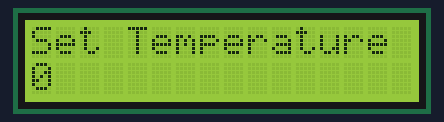
This sketch was run on a simulated Arduino Uno, built with avr-gcc and run on an emulated ATmega328P. On the bench: 16×2 character LCD.

Above: at 0.6 s.
At 4.6 s:
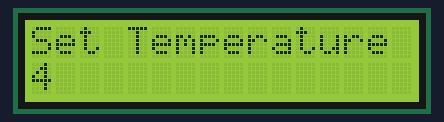
At 9.7 s:
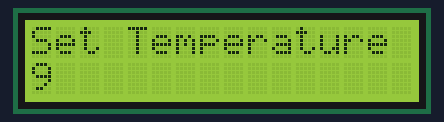
At 19.7 s:
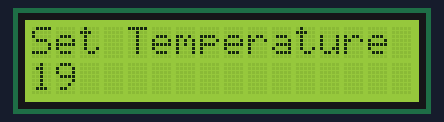
At 28.7 s:
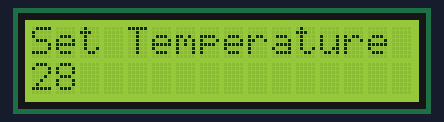
At 38.8 s:
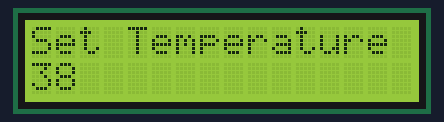

The sketch:

Temperature_Controller.ino
```cpp
#include <LiquidCrystal.h>

const int rs = 12, en = 11, d4 = 5, d5 = 4, d6 = 3, d7 = 2;

LiquidCrystal lcd(rs, en, d4, d5, d6, d7);

void setup() {

  // set up the LCD's number of columns and rows:

  lcd.begin(16, 2);

delay(500);
}


void loop() {

  // set the cursor to column 0, line 1

  // (note: line 1 is the second row, since counting begins with 0):
  lcd.print("Set Temperature");
  lcd.setCursor(0, 1);
  lcd.print(millis() / 1000);
  delay(500);
  lcd.clear();
  delay(500);
 /** lcd.setCursor(0, 2);
  lcd.print("\nActual Temperature\n");
  lcd.setCursor(0, 2);
  lcd.print(millis() / 1000 );
  lcd.setCursor(0, 1);
  lcd.print(millis() / 1000);

  lcd.print("Actual Temperature");
  lcd.print(millis() / 1000);
  lcd.setCursor(0, 3);

  // print the number of seconds since reset:

  lcd.print(millis() / 1000);
**/
}
```

Controller.cpp
```cpp

```

Measured:
- what the display in image 0 shows lasts 0.5 s, from 0.6 s to 1.1 s
